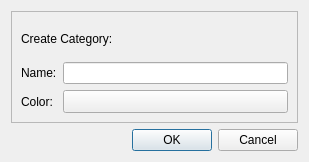
<?xml version="1.0" encoding="UTF-8"?>
<ui version="4.0">
 <class>CreateCategory</class>
 <widget class="QDialog" name="CreateCategory">
  <property name="geometry">
   <rect>
    <x>0</x>
    <y>0</y>
    <width>309</width>
    <height>162</height>
   </rect>
  </property>
  <property name="windowTitle">
   <string>Create Category</string>
  </property>
  <layout class="QVBoxLayout" name="verticalLayout">
   <item>
    <widget class="QFrame" name="frame">
     <property name="frameShape">
      <enum>QFrame::Shape::StyledPanel</enum>
     </property>
     <property name="frameShadow">
      <enum>QFrame::Shadow::Raised</enum>
     </property>
     <layout class="QVBoxLayout" name="verticalLayout_2">
      <item>
       <widget class="QLabel" name="label">
        <property name="text">
         <string>Create Category:</string>
        </property>
       </widget>
      </item>
      <item>
       <layout class="QGridLayout" name="gridLayout">
        <item row="1" column="1">
         <widget class="ColorPicker" name="CategoryColor">
          <property name="sizePolicy">
           <sizepolicy hsizetype="Expanding" vsizetype="Fixed">
            <horstretch>0</horstretch>
            <verstretch>0</verstretch>
           </sizepolicy>
          </property>
          <property name="text">
           <string/>
          </property>
         </widget>
        </item>
        <item row="0" column="0">
         <widget class="QLabel" name="label_2">
          <property name="text">
           <string>Name:</string>
          </property>
         </widget>
        </item>
        <item row="0" column="1">
         <widget class="QLineEdit" name="CategoryName"/>
        </item>
        <item row="1" column="0">
         <widget class="QLabel" name="label_3">
          <property name="text">
           <string>Color:</string>
          </property>
         </widget>
        </item>
       </layout>
      </item>
     </layout>
    </widget>
   </item>
   <item>
    <widget class="QDialogButtonBox" name="buttonBox">
     <property name="orientation">
      <enum>Qt::Orientation::Horizontal</enum>
     </property>
     <property name="standardButtons">
      <set>QDialogButtonBox::StandardButton::Cancel|QDialogButtonBox::StandardButton::Ok</set>
     </property>
    </widget>
   </item>
  </layout>
 </widget>
 <customwidgets>
  <customwidget>
   <class>ColorPicker</class>
   <extends>QToolButton</extends>
   <header>RWESharpWidgets.h</header>
  </customwidget>
 </customwidgets>
 <resources/>
 <connections>
  <connection>
   <sender>buttonBox</sender>
   <signal>accepted()</signal>
   <receiver>CreateCategory</receiver>
   <slot>accept()</slot>
   <hints>
    <hint type="sourcelabel">
     <x>248</x>
     <y>254</y>
    </hint>
    <hint type="destinationlabel">
     <x>157</x>
     <y>274</y>
    </hint>
   </hints>
  </connection>
  <connection>
   <sender>buttonBox</sender>
   <signal>rejected()</signal>
   <receiver>CreateCategory</receiver>
   <slot>reject()</slot>
   <hints>
    <hint type="sourcelabel">
     <x>316</x>
     <y>260</y>
    </hint>
    <hint type="destinationlabel">
     <x>286</x>
     <y>274</y>
    </hint>
   </hints>
  </connection>
 </connections>
</ui>
